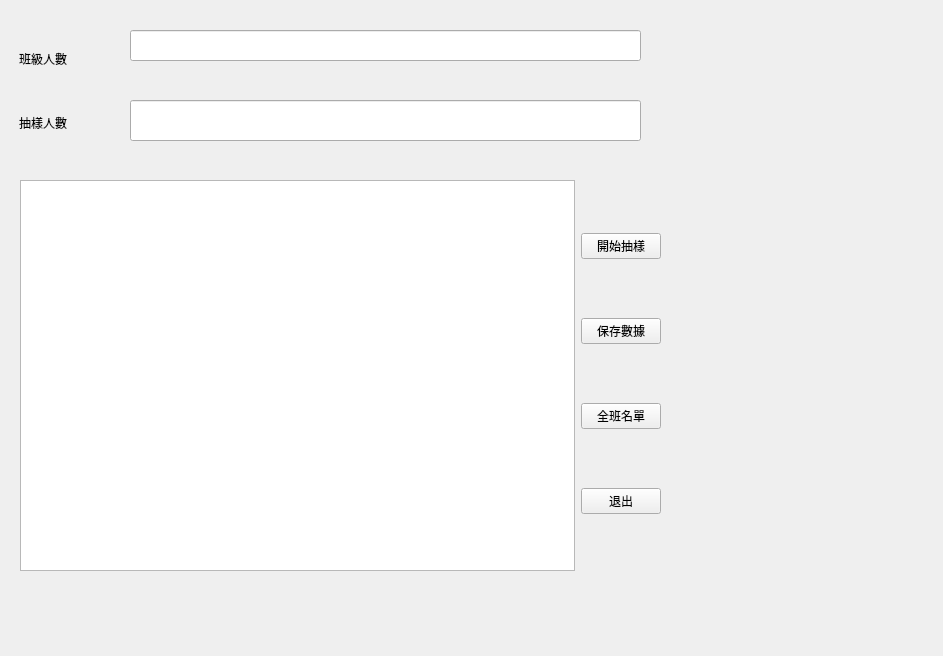
<?xml version="1.0" encoding="UTF-8"?>
<ui version="4.0">
 <class>Form</class>
 <widget class="QWidget" name="Form">
  <property name="geometry">
   <rect>
    <x>0</x>
    <y>0</y>
    <width>943</width>
    <height>656</height>
   </rect>
  </property>
  <property name="focusPolicy">
   <enum>Qt::NoFocus</enum>
  </property>
  <property name="windowTitle">
   <string>Form</string>
  </property>
  <widget class="QWidget" name="layoutWidget">
   <property name="geometry">
    <rect>
     <x>20</x>
     <y>180</y>
     <width>641</width>
     <height>391</height>
    </rect>
   </property>
   <layout class="QHBoxLayout" name="horizontalLayout_2">
    <item>
     <widget class="QListView" name="listView1"/>
    </item>
    <item>
     <layout class="QVBoxLayout" name="verticalLayout_3">
      <item>
       <widget class="QPushButton" name="SampleButton_1">
        <property name="text">
         <string>開始抽樣</string>
        </property>
       </widget>
      </item>
      <item>
       <widget class="QPushButton" name="SaveButton_2">
        <property name="text">
         <string>保存數據</string>
        </property>
       </widget>
      </item>
      <item>
       <widget class="QPushButton" name="ClassButton_3">
        <property name="text">
         <string>全班名單</string>
        </property>
       </widget>
      </item>
      <item>
       <widget class="QPushButton" name="ExitButton_4">
        <property name="text">
         <string>退出</string>
        </property>
       </widget>
      </item>
     </layout>
    </item>
   </layout>
  </widget>
  <widget class="QWidget" name="layoutWidget">
   <property name="geometry">
    <rect>
     <x>19</x>
     <y>30</y>
     <width>71</width>
     <height>121</height>
    </rect>
   </property>
   <layout class="QVBoxLayout" name="verticalLayout">
    <item>
     <widget class="QLabel" name="label">
      <property name="text">
       <string>班級人數</string>
      </property>
     </widget>
    </item>
    <item>
     <widget class="QLabel" name="label_2">
      <property name="text">
       <string>抽樣人數</string>
      </property>
     </widget>
    </item>
   </layout>
  </widget>
  <widget class="QLineEdit" name="classlineEdit">
   <property name="geometry">
    <rect>
     <x>130</x>
     <y>30</y>
     <width>511</width>
     <height>31</height>
    </rect>
   </property>
  </widget>
  <widget class="QLineEdit" name="lineEdit">
   <property name="geometry">
    <rect>
     <x>130</x>
     <y>100</y>
     <width>511</width>
     <height>41</height>
    </rect>
   </property>
  </widget>
 </widget>
 <resources/>
 <connections/>
</ui>
